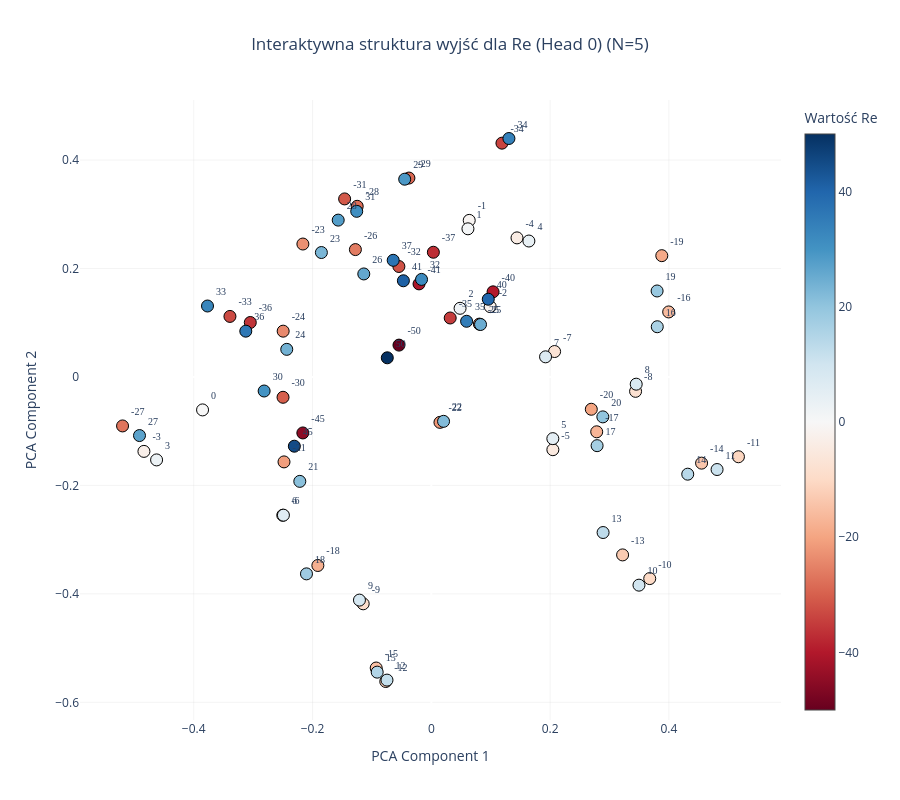
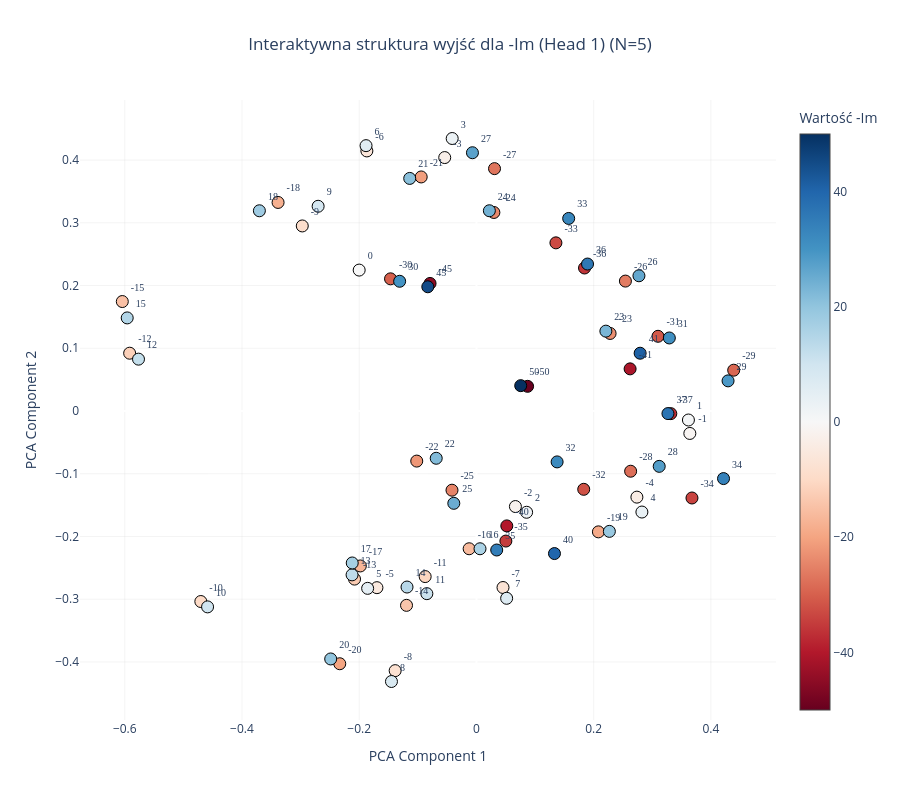

The cell these charts' notebook holds for them, in order:
### Code cell
plot_output_head_plotly(model, N=5, head_idx=0)

plot_output_head_plotly(model, N=5, head_idx=1)

### Figure 1 — Plotly figure (JSON) as saved in the notebook; plotly's stock layout.template omitted (floating-point values rounded to 4 significant figures)
{"data": [{"hoverinfo": "text", "hovertext": ["Token ID: 0<br>Wartość algebraiczna: -50", "Token ID: 5<br>Wartość algebraiczna: -45", "Token ID: 9<br>Wartość algebraiczna: -41", "Token ID: 10<br>Wartość algebraiczna: -40", "Token ID: 13<br>Wartość algebraiczna: -37", "Token ID: 14<br>Wartość algebraiczna: -36", "Token ID: 15<br>Wartość algebraiczna: -35", "Token ID: 16<br>Wartość algebraiczna: -34", "Token ID: 17<br>Wartość algebraiczna: -33", "Token ID: 18<br>Wartość algebraiczna: -32", "Token ID: 19<br>Wartość algebraiczna: -31", "Token ID: 20<br>Wartość algebraiczna: -30", "Token ID: 21<br>Wartość algebraiczna: -29", "Token ID: 22<br>Wartość algebraiczna: -28", "Token ID: 23<br>Wartość algebraiczna: -27", "Token ID: 24<br>Wartość algebraiczna: -26", "Token ID: 25<br>Wartość algebraiczna: -25", "Token ID: 26<br>Wartość algebraiczna: -24", "Token ID: 27<br>Wartość algebraiczna: -23", "Token ID: 28<br>Wartość algebraiczna: -22", "Token ID: 29<br>Wartość algebraiczna: -21", "Token ID: 30<br>Wartość algebraiczna: -20", "Token ID: 31<br>Wartość algebraiczna: -19", "Token ID: 32<br>Wartość algebraiczna: -18", "Token ID: 33<br>Wartość algebraiczna: -17", "Token ID: 34<br>Wartość algebraiczna: -16", "Token ID: 35<br>Wartość algebraiczna: -15", "Token ID: 36<br>Wartość algebraiczna: -14", "Token ID: 37<br>Wartość algebraiczna: -13", "Token ID: 38<br>Wartość algebraiczna: -12", "Token ID: 39<br>Wartość algebraiczna: -11", "Token ID: 40<br>Wartość algebraiczna: -10", "Token ID: 41<br>Wartość algebraiczna: -9", "Token ID: 42<br>Wartość algebraiczna: -8", "Token ID: 43<br>Wartość algebraiczna: -7", "Token ID: 44<br>Wartość algebraiczna: -6", "Token ID: 45<br>Wartość algebraiczna: -5", "Token ID: 46<br>Wartość algebraiczna: -4", "Token ID: 47<br>Wartość algebraiczna: -3", "Token ID: 48<br>Wartość algebraiczna: -2", "Token ID: 49<br>Wartość algebraiczna: -1", "Token ID: 50<br>Wartość algebraiczna: 0", "Token ID: 51<br>Wartość algebraiczna: 1", "Token ID: 52<br>Wartość algebraiczna: 2", "Token ID: 53<br>Wartość algebraiczna: 3", "Token ID: 54<br>Wartość algebraiczna: 4", "Token ID: 55<br>Wartość algebraiczna: 5", "Token ID: 56<br>Wartość algebraiczna: 6", "Token ID: 57<br>Wartość algebraiczna: 7", "Token ID: 58<br>Wartość algebraiczna: 8", "Token ID: 59<br>Wartość algebraiczna: 9", "Token ID: 60<br>Wartość algebraiczna: 10", "Token ID: 61<br>Wartość algebraiczna: 11", "Token ID: 62<br>Wartość algebraiczna: 12", "Token ID: 63<br>Wartość algebraiczna: 13", "Token ID: 64<br>Wartość algebraiczna: 14", "Token ID: 65<br>Wartość algebraiczna: 15", "Token ID: 66<br>Wartość algebraiczna: 16", "Token ID: 67<br>Wartość algebraiczna: 17", "Token ID: 68<br>Wartość algebraiczna: 18", "Token ID: 69<br>Wartość algebraiczna: 19", "Token ID: 70<br>Wartość algebraiczna: 20", "Token ID: 71<br>Wartość algebraiczna: 21", "Token ID: 72<br>Wartość algebraiczna: 22", "Token ID: 73<br>Wartość algebraiczna: 23", "Token ID: 74<br>Wartość algebraiczna: 24", "Token ID: 75<br>Wartość algebraiczna: 25", "Token ID: 76<br>Wartość algebraiczna: 26", "Token ID: 77<br>Wartość algebraiczna: 27", "Token ID: 78<br>Wartość algebraiczna: 28", "Token ID: 79<br>Wartość algebraiczna: 29", "Token ID: 80<br>Wartość algebraiczna: 30", "Token ID: 81<br>Wartość algebraiczna: 31", "Token ID: 82<br>Wartość algebraiczna: 32", "Token ID: 83<br>Wartość algebraiczna: 33", "Token ID: 84<br>Wartość algebraiczna: 34", "Token ID: 85<br>Wartość algebraiczna: 35", "Token ID: 86<br>Wartość algebraiczna: 36", "Token ID: 87<br>Wartość algebraiczna: 37", "Token ID: 90<br>Wartość algebraiczna: 40", "Token ID: 91<br>Wartość algebraiczna: 41", "Token ID: 95<br>Wartość algebraiczna: 45", "Token ID: 100<br>Wartość algebraiczna: 50"], "marker": {"color": [-50, -45, -41, -40, -37, -36, -35, -34, -33, -32, -31, -30, -29, -28, -27, -26, -25, -24, -23, -22, -21, -20, -19, -18, -17, -16, -15, -14, -13, -12, -11, -10, -9, -8, -7, -6, -5, -4, -3, -2, -1, 0, 1, 2, 3, 4, 5, 6, 7, 8, 9, 10, 11, 12, 13, 14, 15, 16, 17, 18, 19, 20, 21, 22, 23, 24, 25, 26, 27, 28, 29, 30, 31, 32, 33, 34, 35, 36, 37, 40, 41, 45, 50], "colorbar": {"title": {"text": "Wartość Re"}}, "colorscale": [[0, "rgb(103,0,31)"], [0.1, "rgb(178,24,43)"], [0.2, "rgb(214,96,77)"], [0.3, "rgb(244,165,130)"], [0.4, "rgb(253,219,199)"], [0.5, "rgb(247,247,247)"], [0.6, "rgb(209,229,240)"], [0.7, "rgb(146,197,222)"], [0.8, "rgb(67,147,195)"], [0.9, "rgb(33,102,172)"], [1, "rgb(5,48,97)"]], "line": {"color": "Black", "width": 1}, "showscale": true, "size": 12}, "mode": "markers+text", "text": ["-50", "-45", "-41", "-40", "-37", "-36", "-35", "-34", "-33", "-32", "-31", "-30", "-29", "-28", "-27", "-26", "-25", "-24", "-23", "-22", "-21", "-20", "-19", "-18", "-17", "-16", "-15", "-14", "-13", "-12", "-11", "-10", "-9", "-8", "-7", "-6", "-5", "-4", "-3", "-2", "-1", "0", "1", "2", "3", "4", "5", "6", "7", "8", "9", "10", "11", "12", "13", "14", "15", "16", "17", "18", "19", "20", "21", "22", "23", "24", "25", "26", "27", "28", "29", "30", "31", "32", "33", "34", "35", "36", "37", "40", "41", "45", "50"], "textfont": {"family": "Arial Black", "size": 10}, "textposition": "top right", "type": "scatter", "x": [-0.05448, -0.2163, -0.02071, 0.1039, 0.003429, -0.3048, 0.03176, 0.1189, -0.3391, -0.05462, -0.146, -0.2497, -0.03774, -0.1248, -0.5199, -0.1279, 0.08087, -0.2495, -0.2163, 0.01452, -0.2481, 0.2693, 0.388, -0.191, 0.2784, 0.3996, -0.09285, 0.455, 0.322, -0.07676, 0.5171, 0.3677, -0.1147, 0.3439, 0.2075, -0.2502, 0.2046, 0.1442, -0.4839, 0.0991, 0.0638, -0.3852, 0.06164, 0.04838, -0.4626, 0.1642, 0.2046, -0.249, 0.1923, 0.3449, -0.121, 0.3496, 0.4811, -0.07467, 0.2891, 0.4317, -0.09115, 0.3804, 0.2791, -0.2102, 0.3801, 0.2887, -0.2214, 0.02057, -0.1851, -0.2434, 0.08283, -0.1137, -0.4914, -0.1568, -0.04485, -0.2815, -0.1256, -0.0165, -0.3768, 0.1306, 0.05936, -0.3124, -0.06421, 0.09587, -0.04707, -0.2306, -0.07415], "y": [0.05874, -0.1032, 0.1717, 0.157, 0.23, 0.1005, 0.1088, 0.4312, 0.1117, 0.2038, 0.3284, -0.03747, 0.3668, 0.3147, -0.09029, 0.2349, 0.09749, 0.08449, 0.2452, -0.08373, -0.1566, -0.05954, 0.2237, -0.3477, -0.1011, 0.1199, -0.5367, -0.1589, -0.3281, -0.5616, -0.1471, -0.3718, -0.4183, -0.0265, 0.04694, -0.2551, -0.1341, 0.2565, -0.1372, 0.1297, 0.2888, -0.06076, 0.2733, 0.1266, -0.153, 0.2507, -0.1137, -0.2549, 0.03714, -0.01329, -0.4115, -0.3839, -0.1707, -0.559, -0.2869, -0.1793, -0.5444, 0.09263, -0.1267, -0.3631, 0.1586, -0.07359, -0.1925, -0.08183, 0.2295, 0.05095, 0.09678, 0.19, -0.108, 0.2893, 0.3647, -0.02588, 0.3055, 0.1799, 0.1309, 0.4398, 0.1027, 0.08447, 0.2151, 0.1434, 0.1774, -0.1277, 0.03536]}], "layout": {"height": 800, "paper_bgcolor": "white", "plot_bgcolor": "white", "showlegend": false, "title": {"text": "Interaktywna struktura wyjść dla Re (Head 0) (N=5)", "x": 0.5, "xanchor": "center"}, "width": 900, "xaxis": {"gridcolor": "rgba(200,200,200,0.2)", "title": {"text": "PCA Component 1"}}, "yaxis": {"gridcolor": "rgba(200,200,200,0.2)", "title": {"text": "PCA Component 2"}}}}

### Figure 2 — Plotly figure (JSON) as saved in the notebook; plotly's stock layout.template omitted (floating-point values rounded to 4 significant figures)
{"data": [{"hoverinfo": "text", "hovertext": ["Token ID: 0<br>Wartość algebraiczna: -50", "Token ID: 5<br>Wartość algebraiczna: -45", "Token ID: 9<br>Wartość algebraiczna: -41", "Token ID: 10<br>Wartość algebraiczna: -40", "Token ID: 13<br>Wartość algebraiczna: -37", "Token ID: 14<br>Wartość algebraiczna: -36", "Token ID: 15<br>Wartość algebraiczna: -35", "Token ID: 16<br>Wartość algebraiczna: -34", "Token ID: 17<br>Wartość algebraiczna: -33", "Token ID: 18<br>Wartość algebraiczna: -32", "Token ID: 19<br>Wartość algebraiczna: -31", "Token ID: 20<br>Wartość algebraiczna: -30", "Token ID: 21<br>Wartość algebraiczna: -29", "Token ID: 22<br>Wartość algebraiczna: -28", "Token ID: 23<br>Wartość algebraiczna: -27", "Token ID: 24<br>Wartość algebraiczna: -26", "Token ID: 25<br>Wartość algebraiczna: -25", "Token ID: 26<br>Wartość algebraiczna: -24", "Token ID: 27<br>Wartość algebraiczna: -23", "Token ID: 28<br>Wartość algebraiczna: -22", "Token ID: 29<br>Wartość algebraiczna: -21", "Token ID: 30<br>Wartość algebraiczna: -20", "Token ID: 31<br>Wartość algebraiczna: -19", "Token ID: 32<br>Wartość algebraiczna: -18", "Token ID: 33<br>Wartość algebraiczna: -17", "Token ID: 34<br>Wartość algebraiczna: -16", "Token ID: 35<br>Wartość algebraiczna: -15", "Token ID: 36<br>Wartość algebraiczna: -14", "Token ID: 37<br>Wartość algebraiczna: -13", "Token ID: 38<br>Wartość algebraiczna: -12", "Token ID: 39<br>Wartość algebraiczna: -11", "Token ID: 40<br>Wartość algebraiczna: -10", "Token ID: 41<br>Wartość algebraiczna: -9", "Token ID: 42<br>Wartość algebraiczna: -8", "Token ID: 43<br>Wartość algebraiczna: -7", "Token ID: 44<br>Wartość algebraiczna: -6", "Token ID: 45<br>Wartość algebraiczna: -5", "Token ID: 46<br>Wartość algebraiczna: -4", "Token ID: 47<br>Wartość algebraiczna: -3", "Token ID: 48<br>Wartość algebraiczna: -2", "Token ID: 49<br>Wartość algebraiczna: -1", "Token ID: 50<br>Wartość algebraiczna: 0", "Token ID: 51<br>Wartość algebraiczna: 1", "Token ID: 52<br>Wartość algebraiczna: 2", "Token ID: 53<br>Wartość algebraiczna: 3", "Token ID: 54<br>Wartość algebraiczna: 4", "Token ID: 55<br>Wartość algebraiczna: 5", "Token ID: 56<br>Wartość algebraiczna: 6", "Token ID: 57<br>Wartość algebraiczna: 7", "Token ID: 58<br>Wartość algebraiczna: 8", "Token ID: 59<br>Wartość algebraiczna: 9", "Token ID: 60<br>Wartość algebraiczna: 10", "Token ID: 61<br>Wartość algebraiczna: 11", "Token ID: 62<br>Wartość algebraiczna: 12", "Token ID: 63<br>Wartość algebraiczna: 13", "Token ID: 64<br>Wartość algebraiczna: 14", "Token ID: 65<br>Wartość algebraiczna: 15", "Token ID: 66<br>Wartość algebraiczna: 16", "Token ID: 67<br>Wartość algebraiczna: 17", "Token ID: 68<br>Wartość algebraiczna: 18", "Token ID: 69<br>Wartość algebraiczna: 19", "Token ID: 70<br>Wartość algebraiczna: 20", "Token ID: 71<br>Wartość algebraiczna: 21", "Token ID: 72<br>Wartość algebraiczna: 22", "Token ID: 73<br>Wartość algebraiczna: 23", "Token ID: 74<br>Wartość algebraiczna: 24", "Token ID: 75<br>Wartość algebraiczna: 25", "Token ID: 76<br>Wartość algebraiczna: 26", "Token ID: 77<br>Wartość algebraiczna: 27", "Token ID: 78<br>Wartość algebraiczna: 28", "Token ID: 79<br>Wartość algebraiczna: 29", "Token ID: 80<br>Wartość algebraiczna: 30", "Token ID: 81<br>Wartość algebraiczna: 31", "Token ID: 82<br>Wartość algebraiczna: 32", "Token ID: 83<br>Wartość algebraiczna: 33", "Token ID: 84<br>Wartość algebraiczna: 34", "Token ID: 85<br>Wartość algebraiczna: 35", "Token ID: 86<br>Wartość algebraiczna: 36", "Token ID: 87<br>Wartość algebraiczna: 37", "Token ID: 90<br>Wartość algebraiczna: 40", "Token ID: 91<br>Wartość algebraiczna: 41", "Token ID: 95<br>Wartość algebraiczna: 45", "Token ID: 100<br>Wartość algebraiczna: 50"], "marker": {"color": [-50, -45, -41, -40, -37, -36, -35, -34, -33, -32, -31, -30, -29, -28, -27, -26, -25, -24, -23, -22, -21, -20, -19, -18, -17, -16, -15, -14, -13, -12, -11, -10, -9, -8, -7, -6, -5, -4, -3, -2, -1, 0, 1, 2, 3, 4, 5, 6, 7, 8, 9, 10, 11, 12, 13, 14, 15, 16, 17, 18, 19, 20, 21, 22, 23, 24, 25, 26, 27, 28, 29, 30, 31, 32, 33, 34, 35, 36, 37, 40, 41, 45, 50], "colorbar": {"title": {"text": "Wartość -Im"}}, "colorscale": [[0, "rgb(103,0,31)"], [0.1, "rgb(178,24,43)"], [0.2, "rgb(214,96,77)"], [0.3, "rgb(244,165,130)"], [0.4, "rgb(253,219,199)"], [0.5, "rgb(247,247,247)"], [0.6, "rgb(209,229,240)"], [0.7, "rgb(146,197,222)"], [0.8, "rgb(67,147,195)"], [0.9, "rgb(33,102,172)"], [1, "rgb(5,48,97)"]], "line": {"color": "Black", "width": 1}, "showscale": true, "size": 12}, "mode": "markers+text", "text": ["-50", "-45", "-41", "-40", "-37", "-36", "-35", "-34", "-33", "-32", "-31", "-30", "-29", "-28", "-27", "-26", "-25", "-24", "-23", "-22", "-21", "-20", "-19", "-18", "-17", "-16", "-15", "-14", "-13", "-12", "-11", "-10", "-9", "-8", "-7", "-6", "-5", "-4", "-3", "-2", "-1", "0", "1", "2", "3", "4", "5", "6", "7", "8", "9", "10", "11", "12", "13", "14", "15", "16", "17", "18", "19", "20", "21", "22", "23", "24", "25", "26", "27", "28", "29", "30", "31", "32", "33", "34", "35", "36", "37", "40", "41", "45", "50"], "textfont": {"family": "Arial Black", "size": 10}, "textposition": "top right", "type": "scatter", "x": [0.08722, -0.07919, 0.2621, 0.05176, 0.3316, 0.1844, 0.05017, 0.3677, 0.1356, 0.183, 0.3098, -0.1466, 0.4389, 0.263, 0.03081, 0.2541, -0.04175, 0.02972, 0.228, -0.1019, -0.09428, -0.2332, 0.2081, -0.3385, -0.1981, -0.01247, -0.6042, -0.1193, -0.208, -0.5917, -0.08752, -0.4703, -0.2972, -0.1387, 0.04528, -0.187, -0.1698, 0.2737, -0.05415, 0.06645, 0.364, -0.2001, 0.3616, 0.08556, -0.04141, 0.2823, -0.1857, -0.1884, 0.0515, -0.145, -0.2701, -0.4588, -0.08465, -0.5766, -0.2122, -0.1185, -0.5959, 0.006059, -0.2119, -0.3703, 0.2268, -0.2487, -0.1139, -0.06865, 0.2208, 0.02203, -0.03865, 0.2772, -0.006851, 0.3118, 0.4293, -0.1311, 0.3291, 0.1376, 0.1573, 0.4215, 0.03455, 0.1895, 0.3267, 0.1331, 0.2792, -0.08303, 0.07549], "y": [0.03933, 0.2033, 0.06716, -0.1831, -0.004194, 0.228, -0.2073, -0.1387, 0.268, -0.1248, 0.1191, 0.2107, 0.06506, -0.09598, 0.3863, 0.2071, -0.1262, 0.3165, 0.1236, -0.07983, 0.3731, -0.4029, -0.1926, 0.3324, -0.247, -0.2196, 0.1745, -0.3098, -0.2679, 0.09212, -0.2639, -0.3037, 0.295, -0.4139, -0.2813, 0.4146, -0.2816, -0.1373, 0.404, -0.1523, -0.03576, 0.2246, -0.01434, -0.1614, 0.4344, -0.1611, -0.2827, 0.423, -0.2985, -0.4312, 0.3263, -0.3122, -0.2912, 0.08265, -0.2612, -0.2806, 0.1484, -0.2196, -0.2422, 0.3192, -0.1919, -0.3952, 0.3707, -0.07536, 0.1273, 0.3192, -0.1472, 0.2155, 0.4117, -0.08824, 0.04805, 0.2068, 0.1164, -0.08113, 0.3069, -0.1077, -0.2216, 0.2343, -0.004122, -0.2272, 0.09209, 0.198, 0.0404]}], "layout": {"height": 800, "paper_bgcolor": "white", "plot_bgcolor": "white", "showlegend": false, "title": {"text": "Interaktywna struktura wyjść dla -Im (Head 1) (N=5)", "x": 0.5, "xanchor": "center"}, "width": 900, "xaxis": {"gridcolor": "rgba(200,200,200,0.2)", "title": {"text": "PCA Component 1"}}, "yaxis": {"gridcolor": "rgba(200,200,200,0.2)", "title": {"text": "PCA Component 2"}}}}
